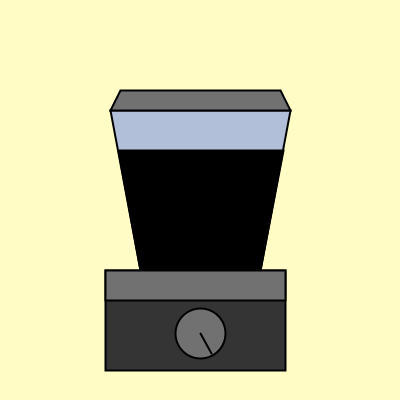
Frame 1 (no input)
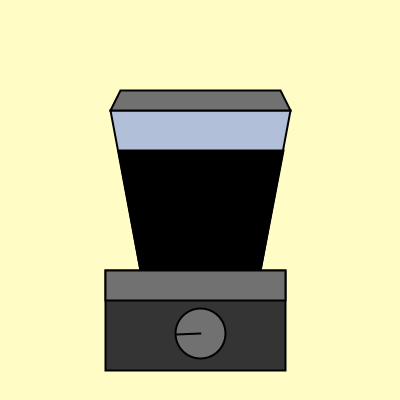
Frame 60 (the mouse pressed at the canvas centre just before this capture)
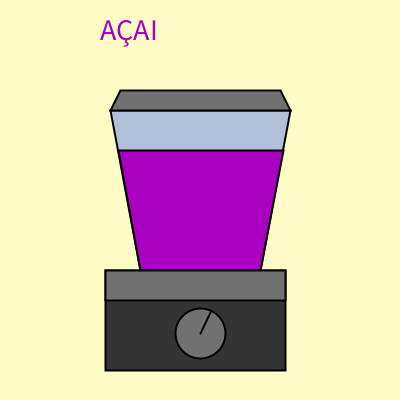
Frame 120 (the mouse held since frame 60 and released just before this capture)

The Processing sketch that drew these frames (run headless with seeded random() and noise(); from frame 60 on, the mouse is pressed at the canvas centre):

// Processing sketch: sketch_220628e
// ── sketch_220628e.pde
/* Julia Lourenco
 6/29/ 22
 Semester 1 Final Project
 Description: In this project, all you have to do is click your mouse, and you will get
 a delicious smoothie flavor, chosen randomly from the menu. The possible flavors are:
 Mango Papaya, Strawberry Banana, Mixed Berry, Açai, Super Green. */

float rotation_variable = 90;
//spins button
color smoothie_color;
// determines color based on flavor
int smoothie_flavor;
//determines flavor (0, 5)
String smoothie_text = "";

void setup() {
  size(400, 400);
}

void draw() {
  background(#FFFCC6);
  // pastel yellow
  strokeWeight(2);
  fill(#B1C0D8);
  beginShape();
  vertex(290, 110);
  vertex(110, 110);
  vertex(140, 270);
  vertex(260, 270);
  endShape(CLOSE);
  //blender bowl
  fill(smoothie_color);
  beginShape();
  vertex(260, 270);
  vertex(283, 150);
  vertex(118, 150);
  vertex(140, 270);
  endShape(CLOSE);
  // smoothie
  textSize(30);
  text(smoothie_text, width/2 - 100, 40);
  fill(#343434);
  rect(105, 270, 180, 100);
  fill(#717171);
  rect(105, 270, 180, 30);
  //blender base
  circle(200, 333, 50);
  // blender button
  push();
  translate(200, 333);
  rotate(radians(rotation_variable));
  rotation_variable = rotation_variable + 2;
  line(20, -12, 0, 0);
  pop();
  // blender switch
  beginShape();
  vertex(110, 110);
  vertex(120, 90);
  vertex(280, 90);
  vertex(290, 110);
  endShape(CLOSE);
  // blender lid
}


void mousePressed() {
/*  println(mouseX, mouseY);
  strokeWeight(10);
  point(mouseX, mouseY); */


  smoothie_flavor = int(random(0, 5));
  if (smoothie_flavor == 0) {
    smoothie_color = (#FFD595);
    smoothie_text = "MANGO PAPAYA";
    // mango papaya
  } else if (smoothie_flavor == 1) {
    smoothie_color = (#FFADCB);
    smoothie_text = "STRAWBERRY BANANA";
    // strawberry banana
  } else if (smoothie_flavor == 2) {
    smoothie_color = (#E9ADFF);
    smoothie_text = "MIXED BERRY";
    // mixed berry
  } else if (smoothie_flavor == 3) {
    smoothie_color = (#AA00C1);
    smoothie_text = "AÇAI";
    // açai
  } else if (smoothie_flavor == 4) {
    smoothie_color = (#7FE08B);
    smoothie_text = "SUPER GREEN";
    // super green
  }
}
